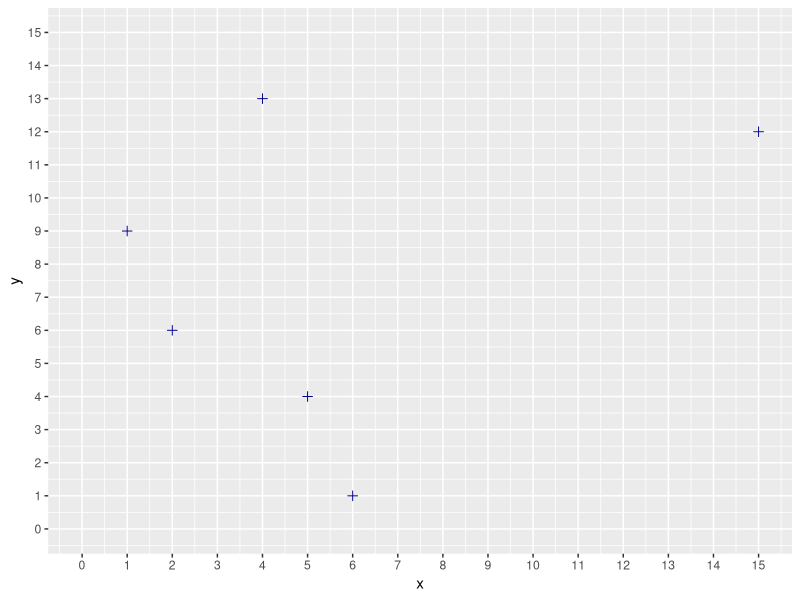
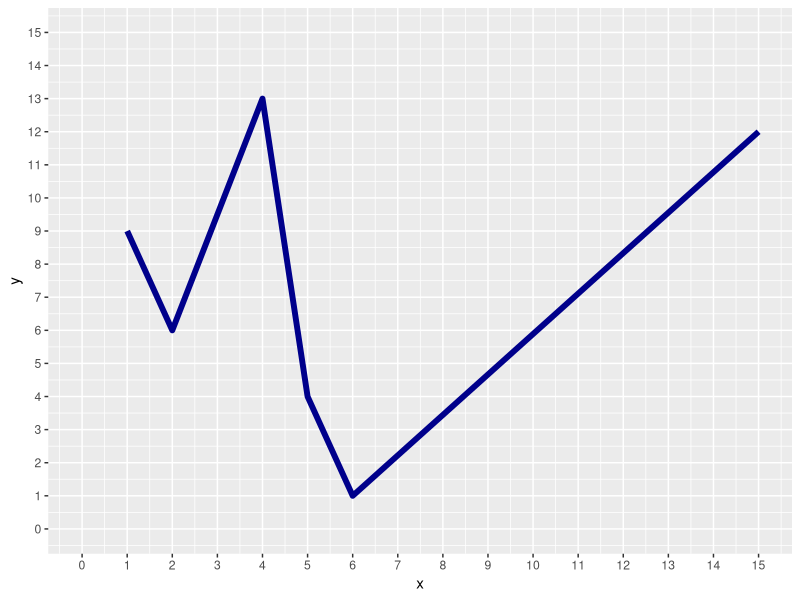
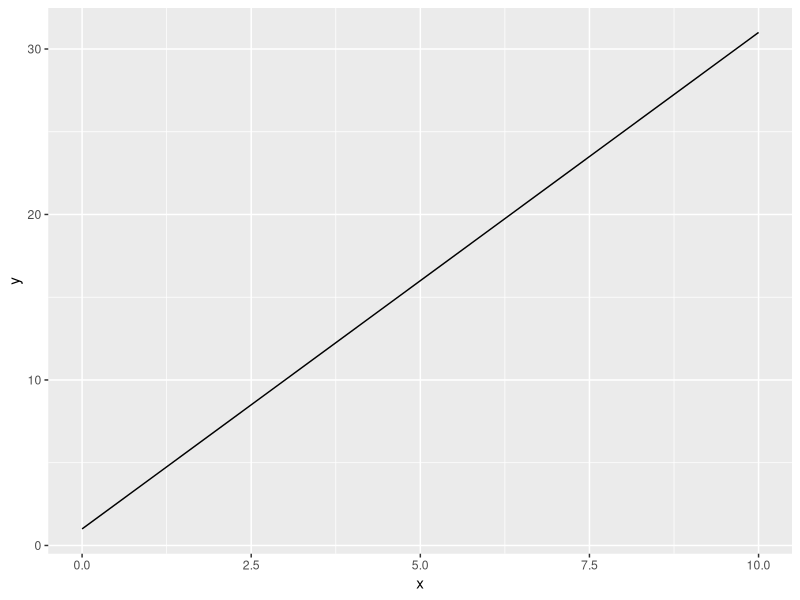
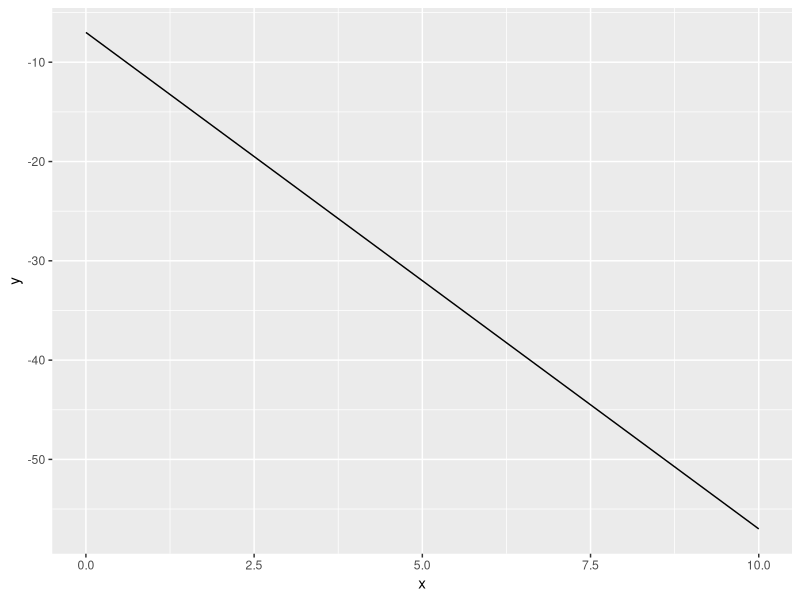
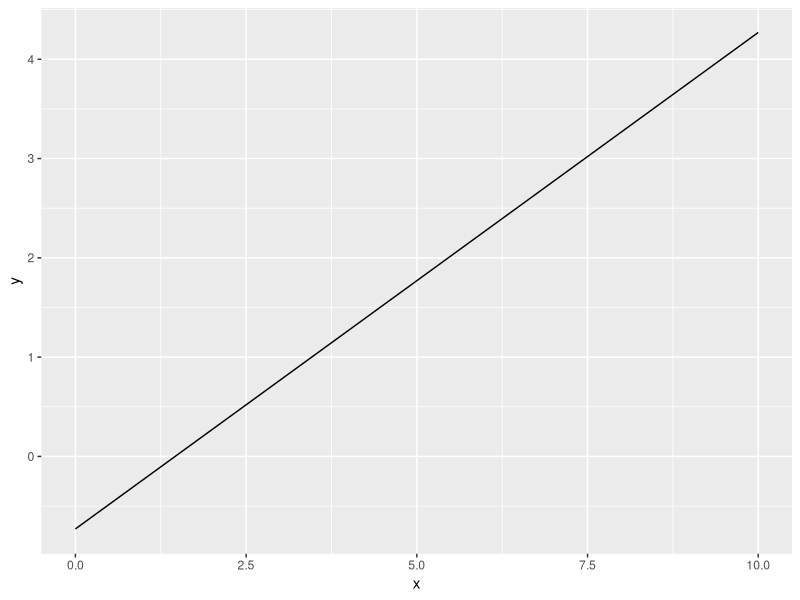

These figures' R source, in order:
library(ggplot2)
x <- c(2,5,1,4,15,6)
y <- c(6,4,9,13,12,1)

df <- data.frame(x,y)

#geom_point
ggplot()+geom_point(data=df, aes(x=x,y=y), size=2, color="darkblue", shape=3)+
  scale_x_continuous(limits=c(0,15), breaks = seq(0,15,1))+
  scale_y_continuous(limits=c(0,15), breaks = seq(0,15,1))

#geom_line
ggplot()+geom_line(data=df, aes(x=x,y=y), size=2, color="darkblue", shape=3)+
  scale_x_continuous(limits=c(0,15), breaks = seq(0,15,1))+
  scale_y_continuous(limits=c(0,15), breaks = seq(0,15,1))




#################################################################################################

#line graph of y=3x+1 (upward slope)
x <- c(0,10)
y <- 3*x+1
df <- data.frame(x,y)
ggplot()+geom_line(data=df, aes(x=x,y=y))

#line graph of y=-5x-7 (downward slope)
x <- c(0,10)
y <- -5*x-7
df <- data.frame(x,y)
ggplot()+geom_line(data=df, aes(x=x,y=y))

#line graph of y=.5x-.73 (small slope)
x <- c(0,10)
y <- .5*x-.73
df <- data.frame(x,y)
ggplot()+geom_line(data=df, aes(x=x,y=y))



#################################################################################################